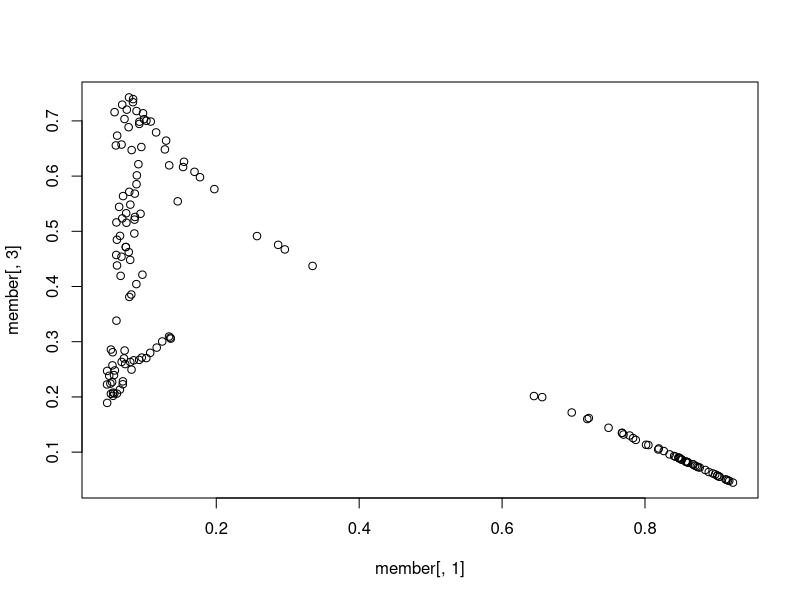

Here is the R script that generated this plot: (Note: this script raises an error after producing the figure.)
library(cluster)
library(dplyr)
library(scatterplot3d)
library(ggplot2)

x <- iris[1:4]
cm <- fanny(x,3)
cm$membership
member <- cm$membership
plot(member[,1],member[,3])
filterm <- member %>% filter(member > 0.6) 
scatterplot3d(member)
scatterplot3d
